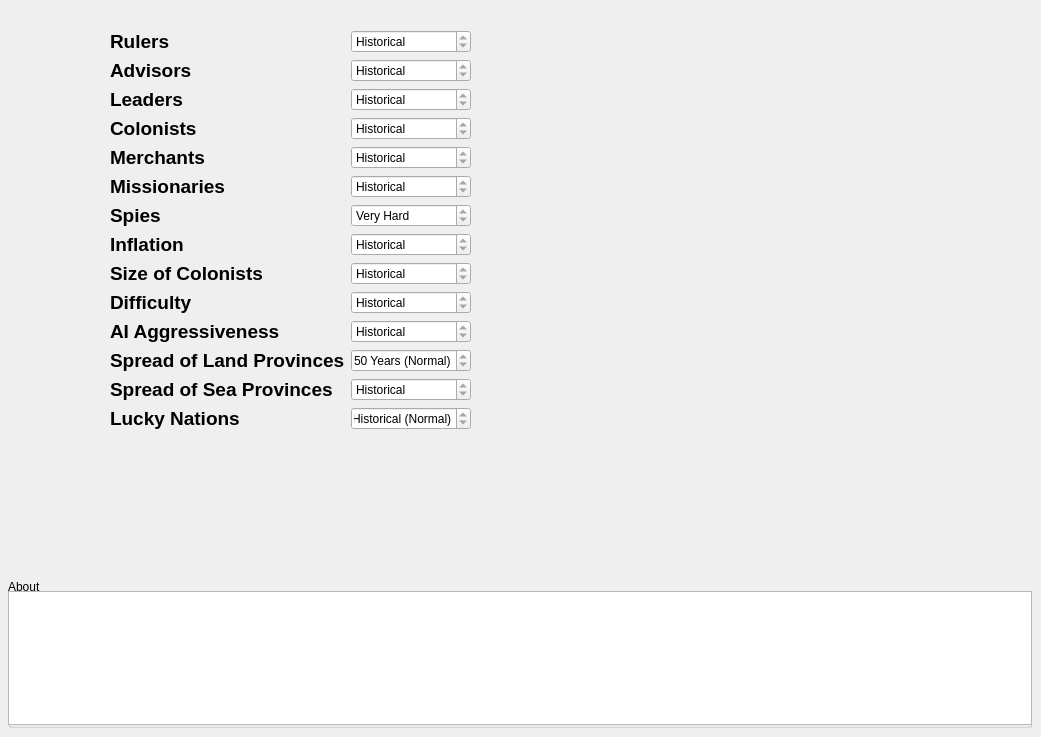
    <widget class="QWidget" name="tabGameplaySettings">
     <attribute name="title">
      <string>Gameplay Settings</string>
     </attribute>
     <widget class="QWidget" name="formLayoutWidget">
      <property name="geometry">
       <rect>
        <x>110</x>
        <y>30</y>
        <width>361</width>
        <height>421</height>
       </rect>
      </property>
      <layout class="QFormLayout" name="formLayout">
       <property name="horizontalSpacing">
        <number>6</number>
       </property>
       <property name="verticalSpacing">
        <number>6</number>
       </property>
       <item row="0" column="0">
        <widget class="QLabel" name="lblRulers">
         <property name="text">
          <string>&lt;!DOCTYPE HTML PUBLIC &quot;-//W3C//DTD HTML 4.0//EN&quot; &quot;http://www.w3.org/TR/REC-html40/strict.dtd&quot;&gt;
&lt;html&gt;&lt;head&gt;&lt;meta name=&quot;qrichtext&quot; content=&quot;1&quot; /&gt;&lt;style type=&quot;text/css&quot;&gt;
p, li { white-space: pre-wrap; }
&lt;/style&gt;&lt;/head&gt;&lt;body style=&quot; font-family:'MS Shell Dlg 2'; font-size:8.25pt; font-weight:400; font-style:normal;&quot;&gt;
&lt;p style=&quot; margin-top:0px; margin-bottom:0px; margin-left:0px; margin-right:0px; -qt-block-indent:0; text-indent:0px;&quot;&gt;&lt;span style=&quot; font-size:14pt; font-weight:600;&quot;&gt;Rulers&lt;/span&gt;&lt;/p&gt;&lt;/body&gt;&lt;/html&gt;</string>
         </property>
        </widget>
       </item>
       <item row="0" column="1">
        <widget class="QSpinBox" name="sbxRulers">
         <property name="wrapping">
          <bool>true</bool>
         </property>
         <property name="readOnly">
          <bool>true</bool>
         </property>
         <property name="specialValueText">
          <string>Historical</string>
         </property>
         <property name="maximum">
          <number>2</number>
         </property>
        </widget>
       </item>
       <item row="1" column="0">
        <widget class="QLabel" name="lblAdvisors">
         <property name="text">
          <string>&lt;!DOCTYPE HTML PUBLIC &quot;-//W3C//DTD HTML 4.0//EN&quot; &quot;http://www.w3.org/TR/REC-html40/strict.dtd&quot;&gt;
&lt;html&gt;&lt;head&gt;&lt;meta name=&quot;qrichtext&quot; content=&quot;1&quot; /&gt;&lt;style type=&quot;text/css&quot;&gt;
p, li { white-space: pre-wrap; }
&lt;/style&gt;&lt;/head&gt;&lt;body style=&quot; font-family:'MS Shell Dlg 2'; font-size:8.25pt; font-weight:400; font-style:normal;&quot;&gt;
&lt;p style=&quot; margin-top:0px; margin-bottom:0px; margin-left:0px; margin-right:0px; -qt-block-indent:0; text-indent:0px;&quot;&gt;&lt;span style=&quot; font-size:14pt; font-weight:600;&quot;&gt;Advisors&lt;/span&gt;&lt;/p&gt;&lt;/body&gt;&lt;/html&gt;</string>
         </property>
        </widget>
       </item>
       <item row="1" column="1">
        <widget class="QSpinBox" name="sbxAdvisors">
         <property name="wrapping">
          <bool>true</bool>
         </property>
         <property name="readOnly">
          <bool>true</bool>
         </property>
         <property name="specialValueText">
          <string>Historical</string>
         </property>
         <property name="maximum">
          <number>2</number>
         </property>
        </widget>
       </item>
       <item row="2" column="0">
        <widget class="QLabel" name="lblLeaders">
         <property name="text">
          <string>&lt;!DOCTYPE HTML PUBLIC &quot;-//W3C//DTD HTML 4.0//EN&quot; &quot;http://www.w3.org/TR/REC-html40/strict.dtd&quot;&gt;
&lt;html&gt;&lt;head&gt;&lt;meta name=&quot;qrichtext&quot; content=&quot;1&quot; /&gt;&lt;style type=&quot;text/css&quot;&gt;
p, li { white-space: pre-wrap; }
&lt;/style&gt;&lt;/head&gt;&lt;body style=&quot; font-family:'MS Shell Dlg 2'; font-size:8.25pt; font-weight:400; font-style:normal;&quot;&gt;
&lt;p style=&quot; margin-top:0px; margin-bottom:0px; margin-left:0px; margin-right:0px; -qt-block-indent:0; text-indent:0px;&quot;&gt;&lt;span style=&quot; font-size:14pt; font-weight:600;&quot;&gt;Leaders&lt;/span&gt;&lt;/p&gt;&lt;/body&gt;&lt;/html&gt;</string>
         </property>
        </widget>
       </item>
       <item row="2" column="1">
        <widget class="QSpinBox" name="sbxLeaders">
         <property name="wrapping">
          <bool>true</bool>
         </property>
         <property name="readOnly">
          <bool>true</bool>
         </property>
         <property name="specialValueText">
          <string>Historical</string>
         </property>
         <property name="maximum">
          <number>2</number>
         </property>
        </widget>
       </item>
       <item row="3" column="0">
        <widget class="QLabel" name="lblColonists">
         <property name="text">
          <string>&lt;!DOCTYPE HTML PUBLIC &quot;-//W3C//DTD HTML 4.0//EN&quot; &quot;http://www.w3.org/TR/REC-html40/strict.dtd&quot;&gt;
&lt;html&gt;&lt;head&gt;&lt;meta name=&quot;qrichtext&quot; content=&quot;1&quot; /&gt;&lt;style type=&quot;text/css&quot;&gt;
p, li { white-space: pre-wrap; }
&lt;/style&gt;&lt;/head&gt;&lt;body style=&quot; font-family:'MS Shell Dlg 2'; font-size:8.25pt; font-weight:400; font-style:normal;&quot;&gt;
&lt;p style=&quot; margin-top:0px; margin-bottom:0px; margin-left:0px; margin-right:0px; -qt-block-indent:0; text-indent:0px;&quot;&gt;&lt;span style=&quot; font-size:14pt; font-weight:600;&quot;&gt;Colonists&lt;/span&gt;&lt;/p&gt;&lt;/body&gt;&lt;/html&gt;</string>
         </property>
        </widget>
       </item>
       <item row="3" column="1">
        <widget class="QSpinBox" name="sbxColonists">
         <property name="wrapping">
          <bool>true</bool>
         </property>
         <property name="readOnly">
          <bool>true</bool>
         </property>
         <property name="specialValueText">
          <string>Historical</string>
         </property>
         <property name="maximum">
          <number>1</number>
         </property>
        </widget>
       </item>
       <item row="4" column="0">
        <widget class="QLabel" name="lblMerchants">
         <property name="text">
          <string>&lt;!DOCTYPE HTML PUBLIC &quot;-//W3C//DTD HTML 4.0//EN&quot; &quot;http://www.w3.org/TR/REC-html40/strict.dtd&quot;&gt;
&lt;html&gt;&lt;head&gt;&lt;meta name=&quot;qrichtext&quot; content=&quot;1&quot; /&gt;&lt;style type=&quot;text/css&quot;&gt;
p, li { white-space: pre-wrap; }
&lt;/style&gt;&lt;/head&gt;&lt;body style=&quot; font-family:'MS Shell Dlg 2'; font-size:8.25pt; font-weight:400; font-style:normal;&quot;&gt;
&lt;p style=&quot; margin-top:0px; margin-bottom:0px; margin-left:0px; margin-right:0px; -qt-block-indent:0; text-indent:0px;&quot;&gt;&lt;span style=&quot; font-size:14pt; font-weight:600;&quot;&gt;Merchants&lt;/span&gt;&lt;/p&gt;&lt;/body&gt;&lt;/html&gt;</string>
         </property>
        </widget>
       </item>
       <item row="4" column="1">
        <widget class="QSpinBox" name="sbxMerchants">
         <property name="wrapping">
          <bool>true</bool>
         </property>
         <property name="readOnly">
          <bool>true</bool>
         </property>
         <property name="specialValueText">
          <string>Historical</string>
         </property>
         <property name="maximum">
          <number>1</number>
         </property>
        </widget>
       </item>
       <item row="5" column="0">
        <widget class="QLabel" name="lblMissionaries">
         <property name="text">
          <string>&lt;!DOCTYPE HTML PUBLIC &quot;-//W3C//DTD HTML 4.0//EN&quot; &quot;http://www.w3.org/TR/REC-html40/strict.dtd&quot;&gt;
&lt;html&gt;&lt;head&gt;&lt;meta name=&quot;qrichtext&quot; content=&quot;1&quot; /&gt;&lt;style type=&quot;text/css&quot;&gt;
p, li { white-space: pre-wrap; }
&lt;/style&gt;&lt;/head&gt;&lt;body style=&quot; font-family:'MS Shell Dlg 2'; font-size:8.25pt; font-weight:400; font-style:normal;&quot;&gt;
&lt;p style=&quot; margin-top:0px; margin-bottom:0px; margin-left:0px; margin-right:0px; -qt-block-indent:0; text-indent:0px;&quot;&gt;&lt;span style=&quot; font-size:14pt; font-weight:600;&quot;&gt;Missionaries&lt;/span&gt;&lt;/p&gt;&lt;/body&gt;&lt;/html&gt;</string>
         </property>
        </widget>
       </item>
       <item row="5" column="1">
        <widget class="QSpinBox" name="sbxMissionaries">
         <property name="wrapping">
          <bool>true</bool>
         </property>
         <property name="readOnly">
          <bool>true</bool>
         </property>
         <property name="specialValueText">
          <string>Historical</string>
         </property>
         <property name="maximum">
          <number>4</number>
         </property>
        </widget>
       </item>
       <item row="6" column="0">
        <widget class="QLabel" name="lblSpies">
         <property name="text">
          <string>&lt;!DOCTYPE HTML PUBLIC &quot;-//W3C//DTD HTML 4.0//EN&quot; &quot;http://www.w3.org/TR/REC-html40/strict.dtd&quot;&gt;
&lt;html&gt;&lt;head&gt;&lt;meta name=&quot;qrichtext&quot; content=&quot;1&quot; /&gt;&lt;style type=&quot;text/css&quot;&gt;
p, li { white-space: pre-wrap; }
&lt;/style&gt;&lt;/head&gt;&lt;body style=&quot; font-family:'MS Shell Dlg 2'; font-size:8.25pt; font-weight:400; font-style:normal;&quot;&gt;
&lt;p style=&quot; margin-top:0px; margin-bottom:0px; margin-left:0px; margin-right:0px; -qt-block-indent:0; text-indent:0px;&quot;&gt;&lt;span style=&quot; font-size:14pt; font-weight:600;&quot;&gt;Spies&lt;/span&gt;&lt;/p&gt;&lt;/body&gt;&lt;/html&gt;</string>
         </property>
        </widget>
       </item>
       <item row="6" column="1">
        <widget class="QSpinBox" name="sbxSpies">
         <property name="wrapping">
          <bool>true</bool>
         </property>
         <property name="readOnly">
          <bool>true</bool>
         </property>
         <property name="specialValueText">
          <string>Very Hard</string>
         </property>
         <property name="maximum">
          <number>1</number>
         </property>
        </widget>
       </item>
       <item row="7" column="0">
        <widget class="QLabel" name="lblInflation">
         <property name="text">
          <string>&lt;!DOCTYPE HTML PUBLIC &quot;-//W3C//DTD HTML 4.0//EN&quot; &quot;http://www.w3.org/TR/REC-html40/strict.dtd&quot;&gt;
&lt;html&gt;&lt;head&gt;&lt;meta name=&quot;qrichtext&quot; content=&quot;1&quot; /&gt;&lt;style type=&quot;text/css&quot;&gt;
p, li { white-space: pre-wrap; }
&lt;/style&gt;&lt;/head&gt;&lt;body style=&quot; font-family:'MS Shell Dlg 2'; font-size:8.25pt; font-weight:400; font-style:normal;&quot;&gt;
&lt;p style=&quot; margin-top:0px; margin-bottom:0px; margin-left:0px; margin-right:0px; -qt-block-indent:0; text-indent:0px;&quot;&gt;&lt;span style=&quot; font-size:14pt; font-weight:600;&quot;&gt;Inflation&lt;/span&gt;&lt;/p&gt;&lt;/body&gt;&lt;/html&gt;</string>
         </property>
        </widget>
       </item>
       <item row="7" column="1">
        <widget class="QSpinBox" name="sbxInflation">
         <property name="wrapping">
          <bool>true</bool>
         </property>
         <property name="readOnly">
          <bool>true</bool>
         </property>
         <property name="specialValueText">
          <string>Historical</string>
         </property>
         <property name="maximum">
          <number>2</number>
         </property>
        </widget>
       </item>
       <item row="8" column="0">
        <widget class="QLabel" name="lblSizeofColonists">
         <property name="text">
          <string>&lt;!DOCTYPE HTML PUBLIC &quot;-//W3C//DTD HTML 4.0//EN&quot; &quot;http://www.w3.org/TR/REC-html40/strict.dtd&quot;&gt;
&lt;html&gt;&lt;head&gt;&lt;meta name=&quot;qrichtext&quot; content=&quot;1&quot; /&gt;&lt;style type=&quot;text/css&quot;&gt;
p, li { white-space: pre-wrap; }
&lt;/style&gt;&lt;/head&gt;&lt;body style=&quot; font-family:'MS Shell Dlg 2'; font-size:8.25pt; font-weight:400; font-style:normal;&quot;&gt;
&lt;p style=&quot; margin-top:0px; margin-bottom:0px; margin-left:0px; margin-right:0px; -qt-block-indent:0; text-indent:0px;&quot;&gt;&lt;span style=&quot; font-size:14pt; font-weight:600;&quot;&gt;Size of Colonists&lt;/span&gt;&lt;/p&gt;&lt;/body&gt;&lt;/html&gt;</string>
         </property>
        </widget>
       </item>
       <item row="8" column="1">
        <widget class="QSpinBox" name="sbxSizeofColonists">
         <property name="wrapping">
          <bool>true</bool>
         </property>
         <property name="readOnly">
          <bool>true</bool>
         </property>
         <property name="specialValueText">
          <string>Historical</string>
         </property>
         <property name="maximum">
          <number>3</number>
         </property>
        </widget>
       </item>
       <item row="9" column="0">
        <widget class="QLabel" name="lblDifficulty">
         <property name="text">
          <string>&lt;!DOCTYPE HTML PUBLIC &quot;-//W3C//DTD HTML 4.0//EN&quot; &quot;http://www.w3.org/TR/REC-html40/strict.dtd&quot;&gt;
&lt;html&gt;&lt;head&gt;&lt;meta name=&quot;qrichtext&quot; content=&quot;1&quot; /&gt;&lt;style type=&quot;text/css&quot;&gt;
p, li { white-space: pre-wrap; }
&lt;/style&gt;&lt;/head&gt;&lt;body style=&quot; font-family:'MS Shell Dlg 2'; font-size:8.25pt; font-weight:400; font-style:normal;&quot;&gt;
&lt;p style=&quot; margin-top:0px; margin-bottom:0px; margin-left:0px; margin-right:0px; -qt-block-indent:0; text-indent:0px;&quot;&gt;&lt;span style=&quot; font-size:14pt; font-weight:600;&quot;&gt;Difficulty&lt;/span&gt;&lt;/p&gt;&lt;/body&gt;&lt;/html&gt;</string>
         </property>
        </widget>
       </item>
       <item row="9" column="1">
        <widget class="QSpinBox" name="sbxDifficulty">
         <property name="wrapping">
          <bool>true</bool>
         </property>
         <property name="readOnly">
          <bool>true</bool>
         </property>
         <property name="specialValueText">
          <string>Historical</string>
         </property>
         <property name="maximum">
          <number>4</number>
         </property>
        </widget>
       </item>
       <item row="10" column="0">
        <widget class="QLabel" name="lblAIAggressiveness">
         <property name="text">
          <string>&lt;!DOCTYPE HTML PUBLIC &quot;-//W3C//DTD HTML 4.0//EN&quot; &quot;http://www.w3.org/TR/REC-html40/strict.dtd&quot;&gt;
&lt;html&gt;&lt;head&gt;&lt;meta name=&quot;qrichtext&quot; content=&quot;1&quot; /&gt;&lt;style type=&quot;text/css&quot;&gt;
p, li { white-space: pre-wrap; }
&lt;/style&gt;&lt;/head&gt;&lt;body style=&quot; font-family:'MS Shell Dlg 2'; font-size:8.25pt; font-weight:400; font-style:normal;&quot;&gt;
&lt;p style=&quot; margin-top:0px; margin-bottom:0px; margin-left:0px; margin-right:0px; -qt-block-indent:0; text-indent:0px;&quot;&gt;&lt;span style=&quot; font-size:14pt; font-weight:600;&quot;&gt;AI Aggressiveness&lt;/span&gt;&lt;/p&gt;&lt;/body&gt;&lt;/html&gt;</string>
         </property>
        </widget>
       </item>
       <item row="10" column="1">
        <widget class="QSpinBox" name="sbxAIAggressiveness">
         <property name="wrapping">
          <bool>true</bool>
         </property>
         <property name="readOnly">
          <bool>true</bool>
         </property>
         <property name="specialValueText">
          <string>Historical</string>
         </property>
         <property name="maximum">
          <number>2</number>
         </property>
        </widget>
       </item>
       <item row="11" column="0">
        <widget class="QLabel" name="lblSpreadofLandProvinces">
         <property name="text">
          <string>&lt;!DOCTYPE HTML PUBLIC &quot;-//W3C//DTD HTML 4.0//EN&quot; &quot;http://www.w3.org/TR/REC-html40/strict.dtd&quot;&gt;
&lt;html&gt;&lt;head&gt;&lt;meta name=&quot;qrichtext&quot; content=&quot;1&quot; /&gt;&lt;style type=&quot;text/css&quot;&gt;
p, li { white-space: pre-wrap; }
&lt;/style&gt;&lt;/head&gt;&lt;body style=&quot; font-family:'MS Shell Dlg 2'; font-size:8.25pt; font-weight:400; font-style:normal;&quot;&gt;
&lt;p style=&quot; margin-top:0px; margin-bottom:0px; margin-left:0px; margin-right:0px; -qt-block-indent:0; text-indent:0px;&quot;&gt;&lt;span style=&quot; font-size:14pt; font-weight:600;&quot;&gt;Spread of Land Provinces&lt;/span&gt;&lt;/p&gt;&lt;/body&gt;&lt;/html&gt;</string>
         </property>
        </widget>
       </item>
       <item row="11" column="1">
        <widget class="QSpinBox" name="sbxSpreadofLandProvinces">
         <property name="wrapping">
          <bool>true</bool>
         </property>
         <property name="readOnly">
          <bool>true</bool>
         </property>
         <property name="specialValueText">
          <string>50 Years (Normal)</string>
         </property>
         <property name="maximum">
          <number>4</number>
         </property>
        </widget>
       </item>
       <item row="12" column="0">
        <widget class="QLabel" name="lblSpreadofSeaProvinces">
         <property name="text">
          <string>&lt;!DOCTYPE HTML PUBLIC &quot;-//W3C//DTD HTML 4.0//EN&quot; &quot;http://www.w3.org/TR/REC-html40/strict.dtd&quot;&gt;
&lt;html&gt;&lt;head&gt;&lt;meta name=&quot;qrichtext&quot; content=&quot;1&quot; /&gt;&lt;style type=&quot;text/css&quot;&gt;
p, li { white-space: pre-wrap; }
&lt;/style&gt;&lt;/head&gt;&lt;body style=&quot; font-family:'MS Shell Dlg 2'; font-size:8.25pt; font-weight:400; font-style:normal;&quot;&gt;
&lt;p style=&quot; margin-top:0px; margin-bottom:0px; margin-left:0px; margin-right:0px; -qt-block-indent:0; text-indent:0px;&quot;&gt;&lt;span style=&quot; font-size:14pt; font-weight:600;&quot;&gt;Spread of Sea Provinces&lt;/span&gt;&lt;/p&gt;&lt;/body&gt;&lt;/html&gt;</string>
         </property>
        </widget>
       </item>
       <item row="12" column="1">
        <widget class="QSpinBox" name="sbxSpreadofSeaProvinces">
         <property name="wrapping">
          <bool>true</bool>
         </property>
         <property name="readOnly">
          <bool>true</bool>
         </property>
         <property name="specialValueText">
          <string>Historical</string>
         </property>
         <property name="maximum">
          <number>1</number>
         </property>
        </widget>
       </item>
       <item row="13" column="0">
        <widget class="QLabel" name="lblLuckyNations">
         <property name="text">
          <string>&lt;!DOCTYPE HTML PUBLIC &quot;-//W3C//DTD HTML 4.0//EN&quot; &quot;http://www.w3.org/TR/REC-html40/strict.dtd&quot;&gt;
&lt;html&gt;&lt;head&gt;&lt;meta name=&quot;qrichtext&quot; content=&quot;1&quot; /&gt;&lt;style type=&quot;text/css&quot;&gt;
p, li { white-space: pre-wrap; }
&lt;/style&gt;&lt;/head&gt;&lt;body style=&quot; font-family:'MS Shell Dlg 2'; font-size:8.25pt; font-weight:400; font-style:normal;&quot;&gt;
&lt;p style=&quot; margin-top:0px; margin-bottom:0px; margin-left:0px; margin-right:0px; -qt-block-indent:0; text-indent:0px;&quot;&gt;&lt;span style=&quot; font-size:14pt; font-weight:600;&quot;&gt;Lucky Nations&lt;/span&gt;&lt;/p&gt;&lt;/body&gt;&lt;/html&gt;</string>
         </property>
        </widget>
       </item>
       <item row="13" column="1">
        <widget class="QSpinBox" name="sbxLuckyNations">
         <property name="wrapping">
          <bool>true</bool>
         </property>
         <property name="readOnly">
          <bool>true</bool>
         </property>
         <property name="specialValueText">
          <string>Historical (Normal)</string>
         </property>
         <property name="maximum">
          <number>2</number>
         </property>
        </widget>
       </item>
      </layout>
     </widget>
     <widget class="QGroupBox" name="groupBox">
      <property name="geometry">
       <rect>
        <x>8</x>
        <y>579</y>
        <width>1024</width>
        <height>149</height>
       </rect>
      </property>
      <property name="title">
       <string>About</string>
      </property>
      <widget class="QTextBrowser" name="textBrowser">
       <property name="geometry">
        <rect>
         <x>0</x>
         <y>12</y>
         <width>1024</width>
         <height>134</height>
        </rect>
       </property>
      </widget>
     </widget>
    </widget>
